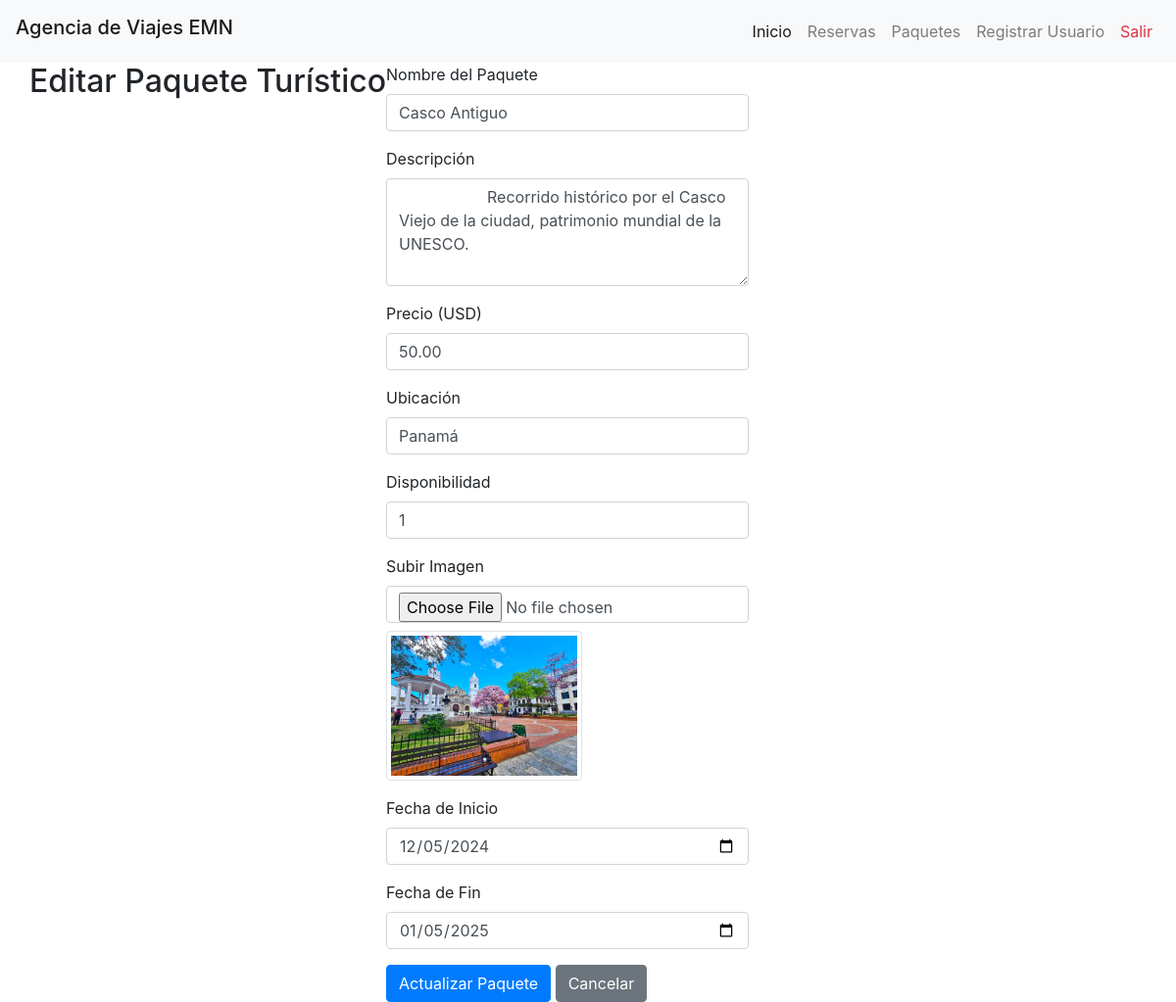
Page /paqueteeditar.php?id=2 (signed in) on the committed database.
### tables this page shows
CREATE TABLE paquetes (
    id INT AUTO_INCREMENT PRIMARY KEY,
    nombre VARCHAR(255) NOT NULL,
    descripcion TEXT NOT NULL,
    precio DECIMAL(10, 2) NOT NULL,
    disponibilidad INT NOT NULL,
    ubicacion VARCHAR(255) NOT NULL,
    fecha_inicio DATE NOT NULL,
    fecha_fin DATE NOT NULL,
    imagen_url VARCHAR(255) NULL
);

### Modelos/Paquetes.php (called while the page is built, shortened)
<?php
class Paquetes
{
    private $conn;
    public function __construct($db)
    {
        $this->conn = $db;
    }
    public function obtenerPaquete($id)
    {
        try {
            $stmt = $this->conn->prepare("SELECT * FROM paquetes WHERE id = :id");
            $stmt->bindParam(":id", $id);
            $stmt->execute();
            $result = $stmt->fetchAll(PDO::FETCH_ASSOC);
            return $result;
        } catch (PDOException $e) {
            echo "Error: " . $e->getMessage();
        }
    }
}

### paqueteeditar.php (the view, shortened to what this page needs)
<!DOCTYPE html>
<html lang="es">
<head>
    <link rel="stylesheet" href="https://stackpath.bootstrapcdn.com/bootstrap/4.5.2/css/bootstrap.min.css">
</head>
<body>
    <?php include_once 'componentes/navbar.php'; ?>
    <div class="container">
        <div class="row">
            <?php
            require_once 'Modelos/Paquetes.php';
            $db = new Conexion();
            $db = $db->conectar();
            $paquetes = new Paquetes($db);
            $paquete = $paquetes->obtenerPaquete($_GET['id'])[0];
            ?>
            <h2 class="text-center">Editar Paquete Turístico</h2>
            <form action="paqueteactualizar.php" method="POST" enctype="multipart/form-data">
                <div class="mb-3">
                    <label for="nombre" class="form-label">Nombre del Paquete</label>
                    <input type="text" class="form-control" id="nombre" name="nombre"
                        value="<?php echo $paquete['nombre']; ?>" required>
                </div>
                <div class="mb-3">
                    <label for="descripcion" class="form-label">Descripción</label>
                    <textarea class="form-control" id="descripcion" name="descripcion" rows="4" required>
                    <?php echo htmlspecialchars($paquete['descripcion']); ?>
                </textarea>
                </div>
                <div class="mb-3">
                    <label for="precio" class="form-label">Precio (USD)</label>
                    <input type="number" step="0.01" class="form-control" id="precio" name="precio"
                        value="<?php echo htmlspecialchars($paquete['precio']); ?>" required>
                </div>
                <div class="mb-3">
                    <label for="ubicacion" class="form-label">Ubicación</label>
                    <input type="text" class="form-control" id="ubicacion" name="ubicacion"
                        value="<?php echo htmlspecialchars($paquete['ubicacion']); ?>" required>
                </div>
                <div class="mb-3">
                    <label for="disponibilidad" class="form-label">Disponibilidad</label>
                    <input type="number" class="form-control" id="disponibilidad" name="disponibilidad"
                        value="<?php echo htmlspecialchars($paquete['disponibilidad']); ?>" required>
                </div>
                <div class="mb-3">
                    <label for="imagen" class="form-label">Subir Imagen</label>
                    <input type="file" class="form-control" id="imagen" name="imagen">
                    <?php if (!empty($paquete['imagen_url'])): ?>
                        <img src="<?php echo htmlspecialchars($paquete['imagen_url']); ?>"
                            alt="Imagen actual" class="img-thumbnail mt-2" width="200">
                    <?php endif; ?>
                </div>
                <div class="mb-3">
                    <label for="fecha_inicio" class="form-label">Fecha de Inicio</label>
                    <input type="date" class="form-control" id="fecha_inicio" name="fecha_inicio"
                        value="<?php echo htmlspecialchars($paquete['fecha_inicio']); ?>" required>
                </div>
                <div class="mb-3">
                    <label for="fecha_fin" class="form-label">Fecha de Fin</label>
                    <input type="date" class="form-control" id="fecha_fin" name="fecha_fin"
                        value="<?php echo htmlspecialchars($paquete['fecha_fin']); ?>" required>
                </div>
                <button type="submit" class="btn btn-primary">Actualizar Paquete</button>
                <a href="index.php" class="btn btn-secondary">Cancelar</a>
            </form>
        </div>
    </div>
</body>
</html>

### rows in the picture
paquetes: nombre "Casco Antiguo", descripcion "Recorrido histórico por el Casco Viejo de la ciudad, patrimonio mundial de la UNESCO.", precio "50.00", ubicacion "Panamá", disponibilidad "1", imagen_url (picture), fecha_inicio "12/05/2024", fecha_fin "01/05/2025"
